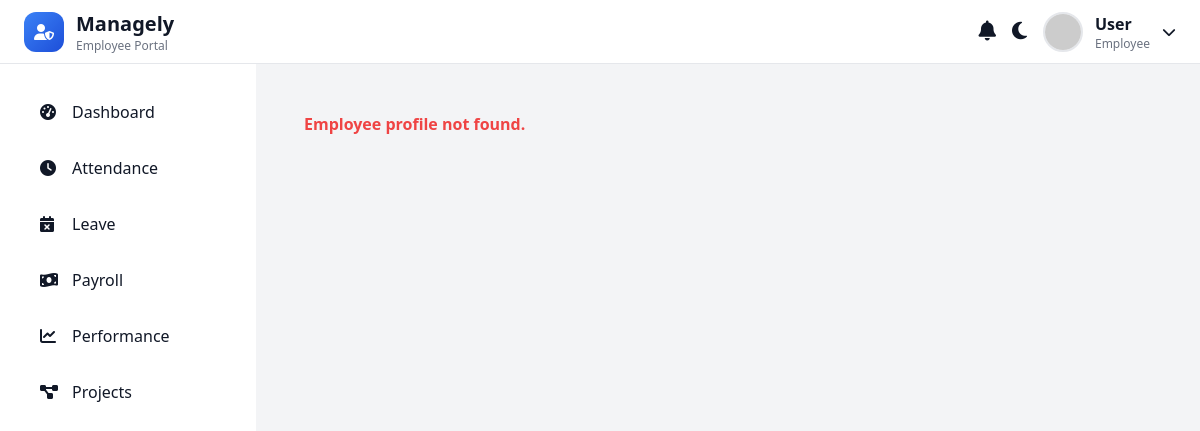
Page /employees/performance/ (signed in) on the earlier database version.
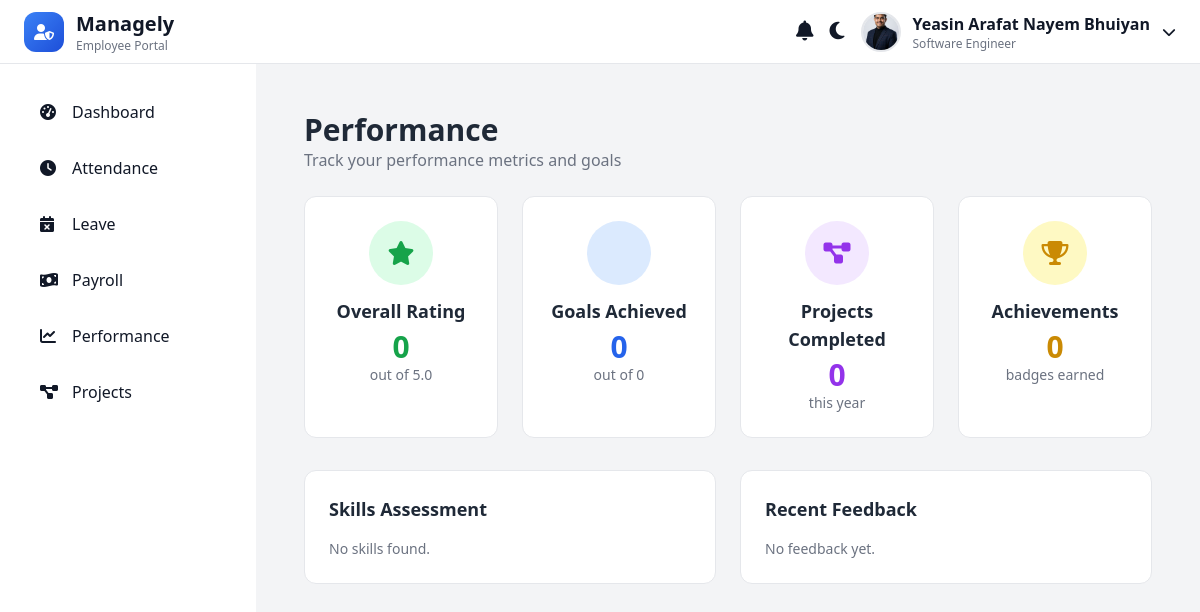
Same page on the later database version.
### accounts/models.py (models this page shows, shortened)
class EmployeeProfile(models.Model):
    employee_id = models.CharField(max_length=20, unique=True, blank=True)
    full_name = models.CharField(max_length=100, blank=True, null=True)
    phone = models.CharField(max_length=15)
    department = models.ForeignKey(
        'adminpanel.Department',
        on_delete=models.SET_NULL,
        null=True,
        blank=True,
        related_name="employees"
    )
    designation = models.CharField(max_length=50, blank=True, null=True)
    role = models.CharField(max_length=50, blank=True, null=True)
    joining_date = models.DateField(blank=True, null=True)
    avatar = models.ImageField(upload_to='avatars/', blank=True, null=True)
    gender = models.CharField(max_length=10, choices=GENDER_CHOICES, blank=True, null=True)
    password = models.CharField(max_length=128)
    temp_password = models.CharField(max_length=20, blank=True)
    first_login = models.BooleanField(default=True)
    email = models.EmailField(blank=True, null=True)
    address = models.TextField(blank=True, null=True)
    emergency_name = models.CharField(max_length=100, blank=True, null=True)
    emergency_relation = models.CharField(max_length=50, blank=True, null=True)
    emergency_contact = models.CharField(max_length=20, blank=True, null=True)
    emergency_address = models.TextField(blank=True, null=True)
    is_active = models.BooleanField(default=True)

### employees/views.py (the view)
# urls.py: path('performance/', views.performance_view, name='performance'),
def performance_view(request):
    employee = get_logged_in_employee(request)
    if not employee:
        return render(request, "performance.html", {"error": "Employee profile not found."})
    performance = Performance.objects.filter(employee=employee).first()
    skill_list = []
    if performance:
        skills = performance.skills.select_related("skill").all()
        skill_list = [{"name": ps.skill.name, "value": ps.value, "color": ps.skill.color} for ps in skills]
    feedbacks = performance.feedbacks.all() if performance else []
    context = {
        "employee": employee,
        "performance": performance,
        "skills": skill_list,
        "feedbacks": feedbacks,
    }
    return render(request, "performance.html", context)

### accounts/context_processors.py (called while the page is built)
def global_employee(request):
    employee_id = request.session.get("employee_id")
    if employee_id:
        try:
            profile = EmployeeProfile.objects.get(employee_id=employee_id)
        except EmployeeProfile.DoesNotExist:
            profile = None
        return {
            "global_profile": profile
        }
    return {
        "global_profile": None
    }

### employees/context_processors.py (called while the page is built)
def notifications_processor(request):
    if request.user.is_authenticated:
        return base_notifications(request)
    return {"notifications": [], "unread_count": 0}

### employees/views.py (called while the page is built)
def get_logged_in_employee(request):
    employee_id = request.session.get('employee_id')
    if not employee_id:
        return None
    try:
        return EmployeeProfile.objects.get(employee_id=employee_id)
    except EmployeeProfile.DoesNotExist:
        return None

### employees/templates/performance.html (shortened to what the changed rows need)
{% load static %}
<!DOCTYPE html>
<html lang="en" class="scroll-smooth">
<head>
  <link rel="stylesheet" href="{% static 'css/theme.css' %}">
  <script src="https://cdn.tailwindcss.com"></script>
  <link rel="stylesheet" href="https://cdnjs.cloudflare.com/ajax/libs/font-awesome/6.5.0/css/all.min.css"/>
</head>
<body class="bg-gray-100 dark:bg-gray-900 text-gray-900 dark:text-white transition-colors duration-300">
  {% include "sideandtopbar.html" %}
  <main class="flex-1 p-6 md:ml-64 mt-16">
    <div class="p-6">
      {% if error %}
        <p class="text-red-500 font-semibold">{{ error }}</p>
      {% else %}
      <div class="mb-6">
        <h1 class="text-3xl font-bold text-gray-800 dark:text-gray-200">Performance</h1>
        <p class="text-gray-500 dark:text-gray-400">Track your performance metrics and goals</p>
      </div>
      <div class="grid grid-cols-1 md:grid-cols-4 gap-6 mb-8">
        <div class="bg-white dark:bg-gray-800 rounded-xl p-6 border text-center">
          <div class="w-16 h-16 bg-green-100 dark:bg-green-900 rounded-full flex items-center justify-center mx-auto mb-3">
            <i class="fas fa-star text-green-600 text-2xl"></i>
          </div>
          <h3 class="text-lg font-semibold text-gray-800 dark:text-gray-200 mb-1">Overall Rating</h3>
          <p class="text-3xl font-bold text-green-600">
            {{ performance.overall_rating|default:0 }}
          </p>
          <p class="text-sm text-gray-500 dark:text-gray-400">out of 5.0</p>
        </div>
        <div class="bg-white dark:bg-gray-800 rounded-xl p-6 border text-center">
          <div class="w-16 h-16 bg-blue-100 dark:bg-blue-900 rounded-full flex items-center justify-center mx-auto mb-3">
          </div>
          <h3 class="text-lg font-semibold text-gray-800 dark:text-gray-200 mb-1">Goals Achieved</h3>
          <p class="text-3xl font-bold text-blue-600">{{ performance.goals_achieved|default:0 }}</p>
          <p class="text-sm text-gray-500 dark:text-gray-400">
            out of {{ performance.total_goals|default:0 }}
          </p>
        </div>
        <div class="bg-white dark:bg-gray-800 rounded-xl p-6 border text-center">
          <div class="w-16 h-16 bg-purple-100 dark:bg-purple-900 rounded-full flex items-center justify-center mx-auto mb-3">
            <i class="fas fa-project-diagram text-purple-600 text-2xl"></i>
          </div>
          <h3 class="text-lg font-semibold text-gray-800 dark:text-gray-200 mb-1">Projects Completed</h3>
          <p class="text-3xl font-bold text-purple-600">{{ performance.projects_completed|default:0 }}</p>
          <p class="text-sm text-gray-500 dark:text-gray-400">this year</p>
        </div>
        <div class="bg-white dark:bg-gray-800 rounded-xl p-6 border text-center">
          <div class="w-16 h-16 bg-yellow-100 dark:bg-yellow-900 rounded-full flex items-center justify-center mx-auto mb-3">
            <i class="fas fa-trophy text-yellow-600 text-2xl"></i>
          </div>
          <h3 class="text-lg font-semibold text-gray-800 dark:text-gray-200 mb-1">Achievements</h3>
          <p class="text-3xl font-bold text-yellow-600">{{ performance.achievements|default:0 }}</p>
          <p class="text-sm text-gray-500 dark:text-gray-400">badges earned</p>
        </div>
      </div>
      <div class="grid grid-cols-1 lg:grid-cols-2 gap-6">
        <div class="bg-white dark:bg-gray-800 rounded-xl p-6 border">
          <h3 class="text-lg font-semibold text-gray-800 dark:text-gray-200 mb-4">Skills Assessment</h3>
          <div class="space-y-4">
            {% for skill in skills %}
              <div>
                <div class="flex justify-between mb-2">
                  <span class="text-gray-800 dark:text-gray-200">{{ skill.name }}</span>
                  <span class="text-gray-500 dark:text-gray-400">{{ skill.value }}%</span>
                </div>
                <div class="w-full bg-gray-200 dark:bg-gray-700 rounded-full h-2">
                  <div class="h-2 rounded-full progress-bar"
                       style="width:0%; background-color: {{ skill.color }};"
                       data-width="{{ skill.value }}">
                  </div>
                </div>
              </div>
            {% empty %}
              <p class="text-gray-500 dark:text-gray-400 text-sm">No skills found.</p>
            {% endfor %}
          </div>
        </div>
        <div class="bg-white dark:bg-gray-800 rounded-xl p-6 border">
          <h3 class="text-lg font-semibold text-gray-800 dark:text-gray-200 mb-4">Recent Feedback</h3>
          <div id="feedback-container" class="space-y-4 max-h-64 overflow-hidden transition-all duration-500">
            {% if feedbacks %}
              {% for feedback in feedbacks %}
                <div class="p-4 bg-gray-100 dark:bg-gray-900 rounded-lg">
                  <div class="flex items-start space-x-3">
                    <div class="w-8 h-8 bg-{{ feedback.color }}-100 dark:bg-{{ feedback.color }}-900 rounded-full flex items-center justify-center">
                      <i class="fas fa-user text-{{ feedback.color }}-600 text-sm"></i>
                    </div>
                    <div class="flex-1">
                      <p class="text-sm text-gray-800 dark:text-gray-200 mb-1">"{{ feedback.text }}"</p>
                      <p class="text-xs text-gray-500 dark:text-gray-400">- {{ feedback.author }}</p>
                    </div>
                  </div>
                </div>
              {% endfor %}
            {% else %}
              <p class="text-gray-500 dark:text-gray-400 text-sm">No feedback yet.</p>
            {% endif %}
          </div>
        </div>
      </div>
      {% endif %}
    </div>
  </main>
</body>
</html>

### employees/templates/sideandtopbar.html (shortened to what this page needs)
{% load static %}
<!DOCTYPE html>
<html lang="en" class="scroll-smooth">
<head>
  <link rel="stylesheet" href="{% static 'css/theme.css' %}" />
  <script src="https://cdn.tailwindcss.com"></script>
  <link
    rel="stylesheet"
    href="https://cdnjs.cloudflare.com/ajax/libs/font-awesome/6.5.0/css/all.min.css"
  />
</head>
<body class="bg-gray-100 dark:bg-gray-900 text-gray-900 dark:text-gray-100 transition-colors duration-300">
  <header class="fixed top-0 left-0 right-0 h-16 bg-white dark:bg-gray-800 border-b border-gray-200 dark:border-gray-700 flex items-center justify-between px-6 z-50">
    <div class="flex items-center gap-4">
      <div class="flex items-center gap-3">
        <div class="w-10 h-10 bg-gradient-to-br from-blue-500 to-blue-700 rounded-xl flex items-center justify-center">
          <i class="fas fa-user-shield text-white"></i>
        </div>
        <div>
          <h1 class="text-xl font-bold">Managely</h1>
          <p class="text-xs text-gray-500 dark:text-gray-400">Employee Portal</p>
        </div>
      </div>
    </div>
    <div class="flex items-center gap-4">
      <div class="relative">
        <button id="notification-btn" class="relative focus:outline-none">
          <i class="fas fa-bell text-xl"></i>
        </button>
      </div>
      <button id="theme-toggle">
        <i id="theme-icon" class="fas fa-moon text-xl"></i>
      </button>
      <div class="relative">
        <button id="profile-dropdown-btn" class="flex items-center gap-3">
          {% if global_profile.avatar and global_profile.avatar.name %}
            <img src="{{ global_profile.avatar.url }}" alt="Avatar" class="w-10 h-10 rounded-full border-2 border-primary object-cover">
          {% else %}
            <img src="https://i.pravatar.cc/150?img=10" alt="Avatar" class="w-10 h-10 rounded-full border-2 border-primary object-cover">
          {% endif %}
          <div class="hidden md:block text-left">
            <p class="font-semibold">{{ global_profile.full_name|default:"User" }}</p>
            <p class="text-xs text-gray-500 dark:text-gray-400">{{ global_profile.designation|default:"Employee" }}</p>
          </div>
          <i class="fas fa-chevron-down text-sm"></i>
        </button>
      </div>
    </div>
  </header>
  <aside id="sidebar" class="fixed top-16 left-0 w-64 bg-white dark:bg-gray-800 min-h-screen transform -translate-x-full md:translate-x-0 transition-transform duration-300 z-40">
    <nav class="p-6">
      <ul class="space-y-2">
        <li><a href="{% url 'employees:dashboard' %}" class="flex items-center px-4 py-3 rounded-lg hover:bg-gray-200 dark:hover:bg-gray-700"><i class="fas fa-tachometer-alt w-5 mr-3"></i> Dashboard</a></li>
        <li><a href="{% url 'employees:attendance' %}" class="flex items-center px-4 py-3 rounded-lg hover:bg-gray-200 dark:hover:bg-gray-700"><i class="fas fa-clock w-5 mr-3"></i> Attendance</a></li>
        <li><a href="{% url 'employees:leave' %}" class="flex items-center px-4 py-3 rounded-lg hover:bg-gray-200 dark:hover:bg-gray-700"><i class="fas fa-calendar-times w-5 mr-3"></i> Leave</a></li>
        <li><a href="{% url 'employees:payroll' %}" class="flex items-center px-4 py-3 rounded-lg hover:bg-gray-200 dark:hover:bg-gray-700"><i class="fas fa-money-bill-wave w-5 mr-3"></i> Payroll</a></li>
        <li><a href="{% url 'employees:performance' %}" class="flex items-center px-4 py-3 rounded-lg hover:bg-gray-200 dark:hover:bg-gray-700"><i class="fas fa-chart-line w-5 mr-3"></i> Performance</a></li>
        <li><a href="{% url 'employees:projects' %}" class="flex items-center px-4 py-3 rounded-lg hover:bg-gray-200 dark:hover:bg-gray-700"><i class="fas fa-project-diagram w-5 mr-3"></i> Projects</a></li>
      </ul>
    </nav>
  </aside>
</body>
</html>

Differences in the rows shown:
now on this page (row edited): EmployeeProfile: avatar (picture), full_name "Yeasin Arafat Nayem Bhuiyan", designation "Software Engineer"
Other differences:
{{ performance.overall_rating|default:0 }}: (not shown) → "0"
{{ performance.goals_achieved|default:0 }}: (not shown) → "0"
{{ performance.total_goals|default:0 }}: (not shown) → "0"
{{ performance.projects_completed|default:0 }}: (not shown) → "0"
{{ performance.achievements|default:0 }}: (not shown) → "0"
{{ global_profile.full_name|default:"User" }}: "User" → (not shown)
{{ global_profile.designation|default:"Employee" }}: "Employee" → (not shown)
{{ error }}: "Employee profile not found." → (not shown)
text now shown: "Performance Track your performance metrics and goals Overall Rating out of 5.0 Goals Achieved out of Projects Completed this year Achievements badges earned Skills Assessment No skills found. Recent Feedback No feedback yet."
